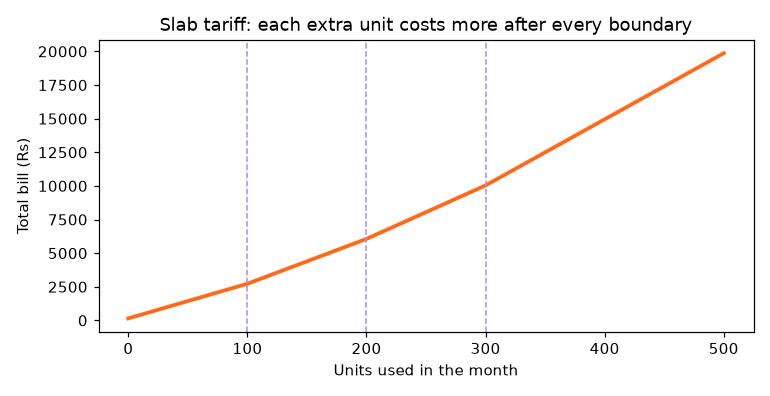

Write Python code to recreate this figure.
"""
Session 2 · Real-life problem: slab-based electricity bill
-----------------------------------------------------------
PROBLEM
Electricity in many cities is billed in SLABS: the first units are cheap and
each extra block costs more. Using the ILLUSTRATIVE tariff below (made-up
rates for practice, not an official tariff), write a program that:
  1. computes the energy charge slab by slab,
  2. adds a fixed meter rent and 17 % tax on the energy charge,
  3. applies a 5 % late surcharge if paid after the due date,
  4. prints an itemised bill for several households and draws a chart of
     bill amount against units used.

SOLUTION: data types, operators, if/elif/else, for and while loops.
Run:  python session-02_problem_electricity_bill.py
"""
SLABS = [            # (units in this slab, rate per unit in Rs); None = no upper limit
    (100, 22.0),
    (100, 28.5),
    (100, 34.0),
    (None, 42.0),
]
METER_RENT = 150
TAX = 0.17
LATE = 0.05

def energy_charge(units, verbose=False):
    """Walk through the slabs, charging each block at its own rate."""
    remaining, charge, start = units, 0.0, 0
    for size, rate in SLABS:
        if remaining <= 0:
            break
        used = remaining if size is None else min(remaining, size)
        if verbose:
            print(f"    units {start + 1:>3}-{start + used:<3} x Rs {rate:5.2f} = Rs {used * rate:9,.2f}")
        charge += used * rate
        remaining -= used
        start += used
    return charge

def bill(units, late=False, verbose=False):
    energy = energy_charge(units, verbose)
    total = energy + energy * TAX + METER_RENT
    if late:
        total *= 1 + LATE
    return energy, total

households = [("Flat A-12", 85, False), ("House 47", 260, False), ("Shop 3", 410, True)]
for name, units, late in households:
    print(f"{name}: {units} units{' (paid late)' if late else ''}")
    energy, total = bill(units, late, verbose=True)
    print(f"    energy Rs {energy:,.2f} + tax Rs {energy * TAX:,.2f} + rent Rs {METER_RENT}"
          f"{' + 5% late' if late else ''} = Rs {total:,.0f}\n")

# How many units can a family use if the budget is Rs 8,000? (while loop search)
units = 0
while bill(units + 1)[1] <= 8_000:
    units += 1
print(f"Max units within a Rs 8,000 budget: {units} (bill Rs {bill(units)[1]:,.0f})")

# Chart: the bill is piecewise linear and gets steeper at each slab boundary
import matplotlib
matplotlib.use("Agg")
import matplotlib.pyplot as plt
xs = list(range(0, 501, 5))
ys = [bill(u)[1] for u in xs]
fig, ax = plt.subplots(figsize=(7, 3.6))
ax.plot(xs, ys, color="#FF6B1A", lw=2.5)
for edge in (100, 200, 300):
    ax.axvline(edge, color="#A78BFA", ls="--", lw=1)
ax.set_xlabel("Units used in the month"); ax.set_ylabel("Total bill (Rs)")
ax.set_title("Slab tariff: each extra unit costs more after every boundary")
fig.tight_layout(); fig.savefig("session-02_problem_electricity_bill.png", dpi=110)
print("Chart saved: session-02_problem_electricity_bill.png")
